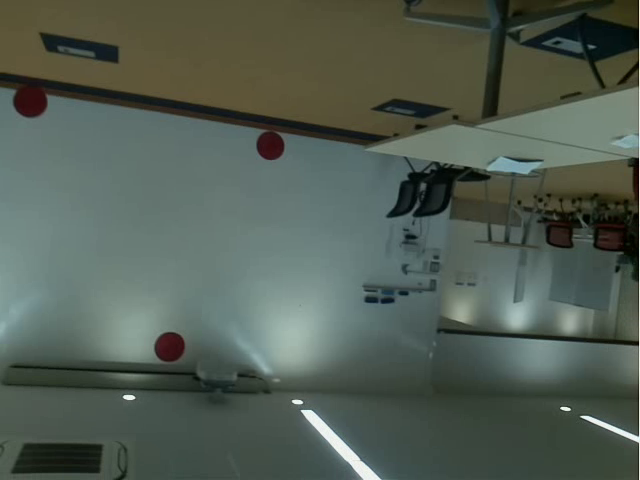
//> input picture flag/b.png, 640 x 480 px
$ ./opencv   (built with g++ and OpenCV 4)
//> lines starting //> are read from the running program, lines starting //| are printed output that depends on the picture; after the words box and inside, x2 and y2 are one past the last pixel; in counts of white or black regions, pixels touching at a corner belong together
#include <iostream>
#include <vector>
#include <random>
#include <string>
#include <stdlib.h>
#include <fstream>
#include <iomanip>
#include <cmath>
#include <opencv2/opencv.hpp>
#include <opencv2/imgproc/types_c.h>
using namespace std;

int main(void) {
	int a=0;
	int b=0;
       	int c=0;
       	int d=255;
       	int e=255;
	int f=255;

	cv::Mat img;
	cv::Mat img2;
	cv::Mat test;

	//filename入力
	img = cv::imread("b.png");
//> img is the input picture: 480 rows x 640 cols, CV_8UC3; mean B, G, R 83.1, 93.3, 82.5

	if (img.empty()) {
		// 画像の中身が空なら終了する
		cout << "not available" <<endl;
		exit(1);
	}


	while(true){

		cv::Mat gray;
		cv::Mat frame;
		int key = cv::waitKey(50);
//> the Esc key is pressed
		bool swflag = false;

		switch (key){//二値化

			case 113://Q
				a = a + 5;
				break;
			case 97://A(255,255,255)

				a = a - 3;
				break;
			case 119://W
				b = b + 5;
				break;
			case 115://S
				b = b - 3;
				break;
			case 101://E
				c = c + 5;
				break;//D
			case 100:
				c = c - 3;
				break;
			case 116://T
				d = d - 5;
				break;
			case 103://G
				d = d + 3;
				break;
			case 121://Y
				e = e - 5;
				break;
			case 104://H
				e = e + 3;
				break;
			case 117://U
				f = f - 5;
				break;
			case 106://J
				f = f + 3;
				break;
			case 32://spaceで撮影
				swflag = true;
				break;
		}

		if (swflag == true){

			//imwrite("range.png",flame);//二値化画像保存
			break;
		}


		printf("(%d,%d,%d)\n", a, b, c);
		printf("(%d,%d,%d)\n", d, e, f);
		cv::cvtColor(img, gray, cv::COLOR_BGR2HSV);
//> gray: 480 rows x 640 cols, CV_8UC3; mean H, S, V 64.5, 57.6, 94.5
		cv::inRange(gray, cv::Scalar(a, b, c), cv::Scalar(d, e, f), frame);
//> frame: 480 rows x 640 cols, CV_8UC1; every value is 255
		cv::erode(frame, frame, cv::Mat(), cv::Point(-1, -1), 2);
		cv::dilate(frame, frame, cv::Mat(), cv::Point(-1, -1), 2);
		cv::imshow("default",img);
		cv::imshow("frame",frame);

	}

	cv::destroyAllWindows();
	cout << "*---------Main Start---------*" << endl;

	cv::Mat intrinsic;
	cv::Mat distcoeffs;

	cv::FileStorage fs("camera2.xml", cv::FileStorage::READ);
	if (!fs.isOpened()){
        	std::cout << "File can not be opened." << std::endl;
        	return -1;
    	}

	fs["intrinsic"] >> intrinsic;
	fs["distortion"] >> distcoeffs;
	fs.release();

	cv::undistort(img, test, intrinsic, distcoeffs);
//> test: 480 rows x 640 cols, CV_8UC3; mean H, S, V 82.7, 92.6, 81.5
	cv::imwrite("undistort.png", test);
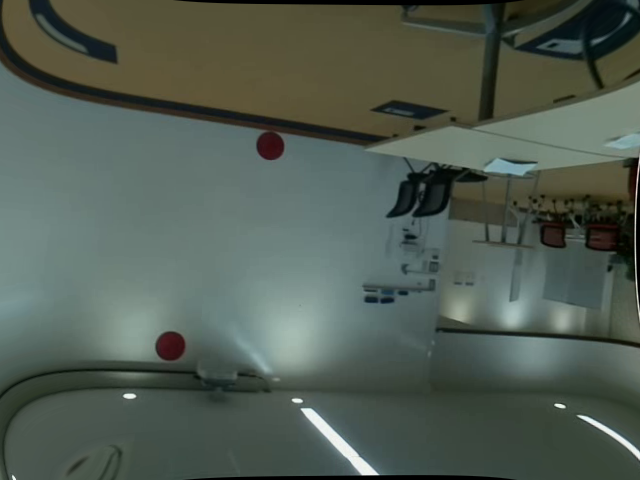
//> saved as undistort.png: 480 rows x 640 cols, CV_8UC3; mean B, G, R 82.7, 92.6, 81.5
	img2 = cv::imread("undistort.png");
	cv::cvtColor(test, test, cv::COLOR_BGR2HSV);
//> test: 480 rows x 640 cols, CV_8UC3; mean H, S, V 64.6, 55.9, 93.6
	cv::inRange(test, cv::Scalar(a, b, c), cv::Scalar(d, e, f), test);
	cv::erode(test, test, cv::Mat(), cv::Point(-1, -1), 2);
	cv::dilate(test, test, cv::Mat(), cv::Point(-1, -1), 2);


	cv::Mat box;

	//輪郭抽出+最大面積抽出
	cv::Point2f center;
      	float radius;
	std::vector<std::vector<cv::Point>> contours;
	cv::findContours(test, contours, CV_RETR_EXTERNAL, CV_CHAIN_APPROX_NONE);
//> contours = 1 contour; box (x1, y1, x2, y2) and area: (0, 0, 640, 480) 306081
	double max_area=0;
	int max_area_contour=-1;
	for(int j=0;j<contours.size();j++){

		double area=cv::contourArea(contours.at(j));
		if(max_area<area){

			max_area=area;
			max_area_contour=j;
		}
	}
//> this loop made 1 pass
//> (area, max_area) on pass 1: (306081, 306081)
//> after the loop, max_area = 306081; max_area_contour = 0

/*
    void imageCb(const sensor_msgs::ImageConstPtr& msg){
      cv::Point2f center, p1;
      float radius;

      cv_bridge::CvImagePtr cv_ptr, cv_ptr2, cv_ptr3;
   */
	// 最大面積を持つ輪郭の最小外接円を取得
	cv::minEnclosingCircle(contours.at(max_area_contour), center, radius);
//> center = Point(319.5, 239.5); radius = 399.3
	cout << radius << endl;
//| 399.3
	//半径で縮尺を求める
	double R = 0.257 / radius;
//> R = 0.000644
	double Rl;
	Rl = R*R;
//> Rl = 4.14e-07
	cout << fixed << setprecision(15) << R << endl;
//| 0.000643626169019
	cout << fixed << setprecision(15) << Rl << endl;
//| 0.000000414254645


	//ラべリング
	cv::Mat LabelImg;
	cv::Mat stats;
	cv::Mat centroids;
	int nLab = cv::connectedComponentsWithStats(test, LabelImg, stats, centroids);
//> LabelImg: 480 rows x 640 cols, CV_32SC1; every value is 1
//> stats = [[-1, 2147483647, 0, 0, 0], [0, 0, 640, 480, 307200]]; centroids = [[nan, nan], [319.5, 239.5]]; nLab = 2


	// 描画色決定
	vector<cv::Vec3b> colors(nLab);
	colors[0] = cv::Vec3b(0, 0, 0);
	for (int i = 1; i < nLab; ++i){

		colors[i] = cv::Vec3b((rand() & 255), (rand() & 255), (rand() & 255));
	}
//> this loop made 1 pass


	//描画
	cv::Mat Dst(test.size(), CV_8UC3);;
	for (int i = 0; i < Dst.rows; ++i){

		int *lb = LabelImg.ptr<int>(i);
		cv::Vec3b *pix = Dst.ptr<cv::Vec3b>(i);
		for (int j = 0; j < Dst.cols; ++j){

			pix[j] = colors[lb[j]];
		}
	}
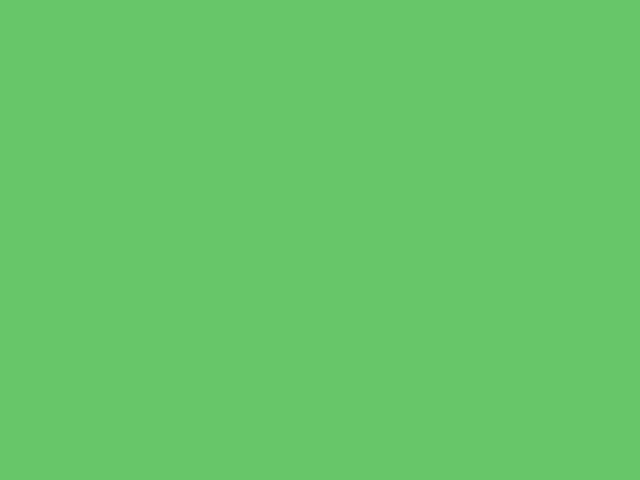
//> Dst: 480 rows x 640 cols, CV_8UC3; mean B, G, R 105, 198, 103

	//重心計算
	double sample_area = max_area*0.4;
//> sample_area = 122432.4
	int sample_area2 = sample_area;
//> sample_area2 = 122432
	int centerX[nLab];
	int centerY[nLab];
	int data =0;
	for (int i = 1; i < nLab; ++i){

		double *param = centroids.ptr<double>(i);
		centerX[i] = static_cast<int>(param[0]);
		centerY[i] = static_cast<int>(param[1]);
		//cv::circle(Dst, cv::Point(centerX[i], centerY[i]), 3, cv::Scalar(0, 0, 255), -1);
		//cv::circle(img2, cv::Point(centerX[i], centerY[i]), 3, cv::Scalar(0, 0, 255), -1);
	}


	// ROIの設定
	int q=0;
	int LastcenterX[nLab] = {};
	int LastcenterY[nLab] = {};
	for (int i = 1; i < nLab; ++i){

		int *param = stats.ptr<int>(i);
		if(param[cv::ConnectedComponentsTypes::CC_STAT_AREA] >= sample_area2){

			int x = param[cv::ConnectedComponentsTypes::CC_STAT_LEFT];
			int y = param[cv::ConnectedComponentsTypes::CC_STAT_TOP];
			int height = param[cv::ConnectedComponentsTypes::CC_STAT_HEIGHT];
			int width = param[cv::ConnectedComponentsTypes::CC_STAT_WIDTH];
			cv::rectangle(Dst, cv::Rect(x, y, width, height), cv::Scalar(0, 255, 0), 2);
			cv::rectangle(img2, cv::Rect(x, y, width, height), cv::Scalar(0, 255, 0), 2);
			cv::circle(Dst, cv::Point(centerX[i], centerY[i]), 3, cv::Scalar(0, 0, 255), -1);
                	cv::circle(img2, cv::Point(centerX[i], centerY[i]), 3, cv::Scalar(0, 0, 255), -1);
			stringstream num;
			num << q;
			cv::putText(Dst, num.str(),cv::Point(x+15, y+35), cv::FONT_HERSHEY_COMPLEX,0.7, cv::Scalar(0, 255, 255), 2);
			cv::putText(img2, num.str(),cv::Point(x+15, y+35), cv::FONT_HERSHEY_COMPLEX,0.7, cv::Scalar(0, 255, 255), 2);
			LastcenterX[q] = centerX[i];
			LastcenterY[q] = centerY[i];
			q = q+1;
		}
	}
//> this loop made 1 pass
//> (x, y, height, width) on pass 1: (0, 0, 480, 640)
//> pass 1, `cv::putText(Dst, num.str(),cv::Point(x+15, y+35), cv::FONT_HERSHEY_COM..`:
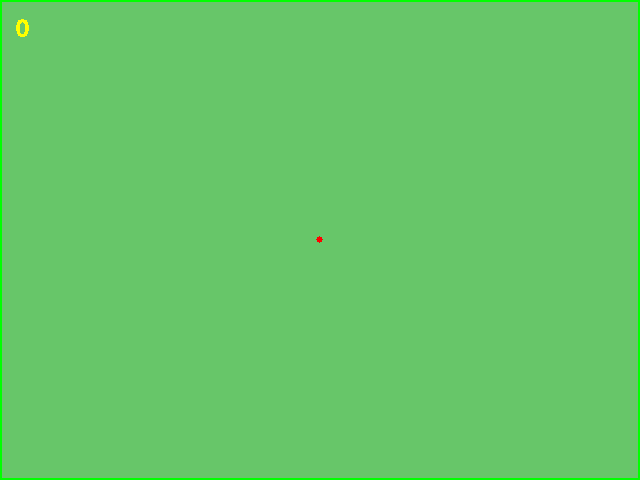
//> Dst: 480 rows x 640 cols, CV_8UC3; 1.51% of pixels changed, all inside (x1, y1, x2, y2) = (0, 0, 640, 480)
//> pass 1, `cv::putText(img2, num.str(),cv::Point(x+15, y+35), cv::FONT_HERSHEY_CO..`:
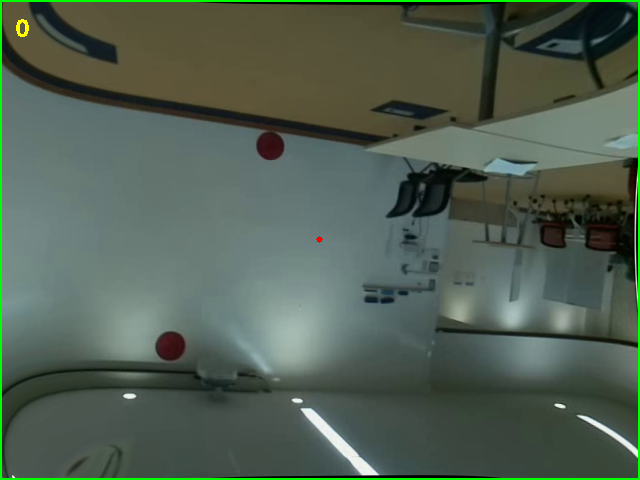
//> img2: 480 rows x 640 cols, CV_8UC3; 1.51% of pixels changed, all inside (x1, y1, x2, y2) = (0, 0, 640, 480)
//> after the loop, q = 1
	//cv::circle(Dst, center, radius, cv::Scalar(0,200,0), 1, 8);
	//cv::imwrite("Dst.png",Dst);//ROIの画像


	double D,E;
	double Are,Are2;
	if(q==3){

		cout << "三角形として認識" << endl;
		//面積を求める
		double s1 = LastcenterX[0]*LastcenterY[1];
		double s2 = LastcenterX[1]*LastcenterY[2];
		double s3 = LastcenterX[2]*LastcenterY[0];
		double s4 = LastcenterX[1]*LastcenterY[0];
		double s5 = LastcenterX[2]*LastcenterY[1];
		double s6 = LastcenterX[0]*LastcenterY[2];
		D = fabs((s1+s2+s3-s4-s5-s6)/2);
		//線描画
		line(Dst, cv::Point(LastcenterX[0], LastcenterY[0]), cv::Point(LastcenterX[1], LastcenterY[1]), cv::Scalar(255,0,0), 1, 8); //(100,300)と(400,300)を結ぶ太さ10の青色直線
		line(Dst, cv::Point(LastcenterX[1], LastcenterY[1]), cv::Point(LastcenterX[2], LastcenterY[2]), cv::Scalar(255,0,0), 1, 8); //(100,300)と(400,300)を結ぶ太さ10の青色直線
   		line(Dst, cv::Point(LastcenterX[2], LastcenterY[2]), cv::Point(LastcenterX[0], LastcenterY[0]), cv::Scalar(255,0,0), 1, 8); //(100,300)と(400,300)を結ぶ太さ10の青色直線
 		line(img2, cv::Point(LastcenterX[0], LastcenterY[0]), cv::Point(LastcenterX[1], LastcenterY[1]), cv::Scalar(255,0,0), 1, 8); //(100,300)と(400,300)を結ぶ太さ10の青色直線
                line(img2, cv::Point(LastcenterX[1], LastcenterY[1]), cv::Point(LastcenterX[2], LastcenterY[2]), cv::Scalar(255,0,0), 1, 8); //(100,300)と(400,300)を結ぶ太さ10の青色直線
                line(img2, cv::Point(LastcenterX[2], LastcenterY[2]), cv::Point(LastcenterX[0], LastcenterY[0]), cv::Scalar(255,0,0), 1, 8); //(100,300)と(400,300)を結ぶ太さ10の青色直線

		cv::imwrite("Dst3.png",Dst);
		cv::imwrite("Ds3.png",img2);

		//縮尺をもとに算出
                Are = D*Rl;
		cout << "are=" <<fixed << setprecision(15) << D << endl;
            	cout << "最終面積は" << fixed << setprecision(15) << Are << "m^2"<< endl;

		fstream fs;

	        fs.open("output3.txt", ios::out);
        	if(! fs.is_open()) {
                	return EXIT_FAILURE;
        	}

        	fs << "番号　重心位置[X, Y]" << endl;
        	fs << "1" << "," << LastcenterX[0] <<", " << LastcenterY[0] << endl;
        	fs << "2" << "," << LastcenterX[1] <<", " << LastcenterY[1] << endl;
        	fs << "3" << "," << LastcenterX[2] <<", " << LastcenterY[2] << endl;

        	fs << "縮尺[実寸/画像内]" << endl;
        	fs << R << endl;

        	fs << "面積[m^2]" << endl;
        	fs <<  Are << endl;

        	// 改行。そして書き出す
        	// close() で暗黙的に書き出す (閉じるときにバッファをすべて書き出してくれる)
        	fs.close();


	}else if(q==4){

		cout << "四角形として認識" << endl;
		//面積を求める
                double m1 = LastcenterX[0]*(LastcenterY[3]-LastcenterY[1]);
                double m2 = LastcenterX[1]*(LastcenterY[0]-LastcenterY[2]);
                double m3 = LastcenterX[2]*(LastcenterY[1]-LastcenterY[3]);
                double m4 = LastcenterX[3]*(LastcenterY[2]-LastcenterY[0]);

                E = fabs((m1+m2+m3+m4)/2);

		//線描画
                line(Dst, cv::Point(LastcenterX[0], LastcenterY[0]), cv::Point(LastcenterX[1], LastcenterY[1]), cv::Scalar(255,0,0), 1, 8); //(100,300)と(400,300)を結ぶ太さ10の青色直線
                line(Dst, cv::Point(LastcenterX[0], LastcenterY[0]), cv::Point(LastcenterX[2], LastcenterY[2]), cv::Scalar(255,0,0), 1, 8); //(100,300)と(400,300)を結ぶ太さ10の青色直線
                line(Dst, cv::Point(LastcenterX[1], LastcenterY[1]), cv::Point(LastcenterX[3], LastcenterY[3]), cv::Scalar(255,0,0), 1, 8); //(100,300)と(400,300)を結ぶ太さ10の青色直線
		line(Dst, cv::Point(LastcenterX[2], LastcenterY[2]), cv::Point(LastcenterX[3], LastcenterY[3]), cv::Scalar(255,0,0), 1, 8); //(100,300)と(400,300)を結ぶ太さ10の青色直線
                line(img2, cv::Point(LastcenterX[0], LastcenterY[0]), cv::Point(LastcenterX[1], LastcenterY[1]), cv::Scalar(255,0,0), 1, 8); //(100,300)と(400,300)を結ぶ太さ10の青色直線
                line(img2, cv::Point(LastcenterX[0], LastcenterY[0]), cv::Point(LastcenterX[2], LastcenterY[2]), cv::Scalar(255,0,0), 1, 8); //(100,300)と(400,300)を結ぶ太さ10の青色直線
                line(img2, cv::Point(LastcenterX[1], LastcenterY[1]), cv::Point(LastcenterX[3], LastcenterY[3]), cv::Scalar(255,0,0), 1, 8); //(100,300)と(400,300)を結ぶ太さ10の青色直線
                line(img2, cv::Point(LastcenterX[2], LastcenterY[2]), cv::Point(LastcenterX[3], LastcenterY[3]), cv::Scalar(255,0,0), 1, 8); //(100,300)と(400,300)を結ぶ太さ10の青色直線

		cv::imwrite("Dst4.png",Dst);
		cv::imwrite("Ds4.png",img2);

		//縮尺をもとに算出
                Are2 = E*Rl;
		cout << "are=" <<fixed << setprecision(15) << E << endl;
                cout << "最終面積は" << fixed << setprecision(15) << Are2 << "m^2"<< endl;

                fstream fs;

                fs.open("output4.txt", ios::out);
                if(! fs.is_open()) {
                        return EXIT_FAILURE;
                }

                fs << "番号　重心位置[X, Y]" << endl;
                fs << "1" << "," << LastcenterX[0] <<", " << LastcenterY[0] << endl;
                fs << "2" << "," << LastcenterX[1] <<", " << LastcenterY[1] << endl;
                fs << "3" << "," << LastcenterX[2] <<", " << LastcenterY[2] << endl;
		fs << "4" << "," << LastcenterX[3] <<", " << LastcenterY[3] << endl;

                fs << "縮尺[実寸/画像内]" << endl;
                fs << R << endl;

                fs << "面積[m^2]" << endl;
                fs <<  Are2 << endl;

                // 改行。そして書き出す
                // close() で暗黙的に書き出す (閉じるときにバッファをすべて書き出してくれる)
                fs.close();


	}else{

		cout <<"too more lab!!"<< endl;
		cv::imwrite("fail.png",Dst);
	}


	return 0;
}

$ run again, with flag/a.png copied over flag/b.png
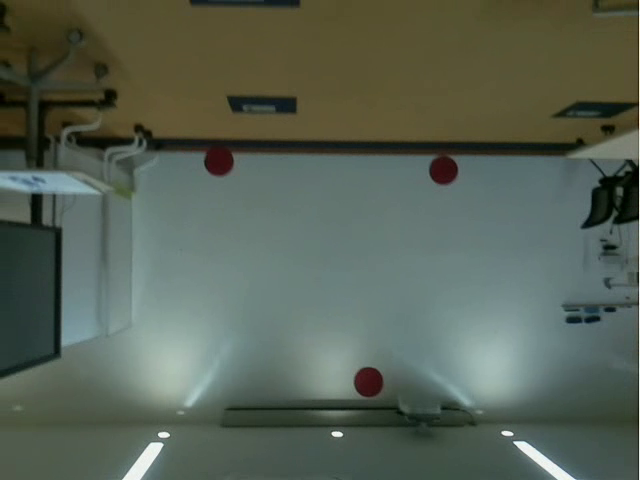
//> input picture flag/a.png, 640 x 480 px
//> img is the input picture: 480 rows x 640 cols, CV_8UC3; mean B, G, R 84.8, 97.6, 87.4
//> gray: 480 rows x 640 cols, CV_8UC3; mean H, S, V 62, 67.6, 99.6
//> frame: 480 rows x 640 cols, CV_8UC1; every value is 255
//> `cv::imwrite("undistort.png", test);`:
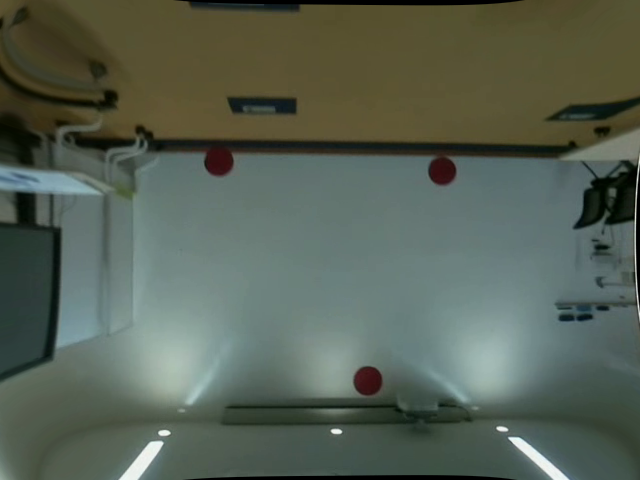
//> saved as undistort.png: 480 rows x 640 cols, CV_8UC3; mean B, G, R 84, 96.6, 86.6
//> contours = 1 contour; box (x1, y1, x2, y2) and area: (0, 0, 640, 480) 306081
//> the loop `for(int j=0;j<contours.size();j++)` made 1 pass
//> (area, max_area) on pass 1: (306081, 306081)
//> after the loop `for(int j=0;j<contours.size();j++)`: max_area = 306081; max_area_contour = 0
//> center = Point(319.5, 239.5); radius = 399.3
//| 399.3
//> R = 0.000644
//> Rl = 4.14e-07
//| 0.000643626169019
//| 0.000000414254645
//> LabelImg: 480 rows x 640 cols, CV_32SC1; every value is 1
//> stats = [[-1, 2147483647, 0, 0, 0], [0, 0, 640, 480, 307200]]; centroids = [[nan, nan], [319.5, 239.5]]; nLab = 2
//> the loop `for (int i = 1; i < nLab; ++i)` made 1 pass
//> sample_area = 122432.4
//> sample_area2 = 122432
//> the loop `for (int i = 1; i < nLab; ++i)` made 1 pass
//> (x, y, height, width) on pass 1: (0, 0, 480, 640)
//> pass 1, `cv::putText(img2, num.str(),cv::Point(x+15, y+35), cv::FONT_HERSHEY_CO..`:
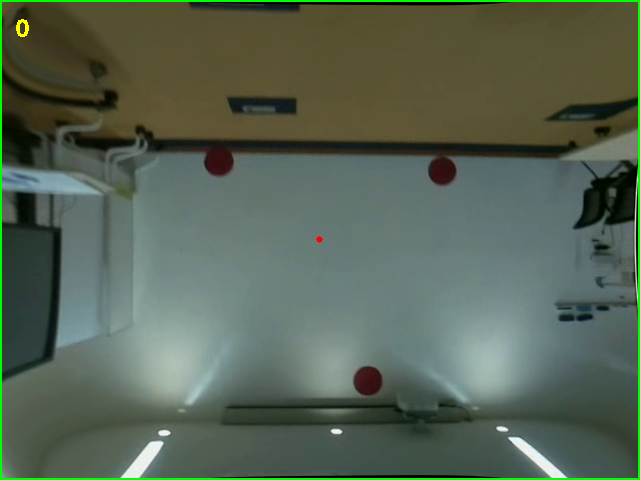
//> img2: 480 rows x 640 cols, CV_8UC3; 1.51% of pixels changed, all inside (x1, y1, x2, y2) = (0, 0, 640, 480)
//> after the loop `for (int i = 1; i < nLab; ++i)`: q = 1

$ run again, with flag/c.png copied over flag/b.png
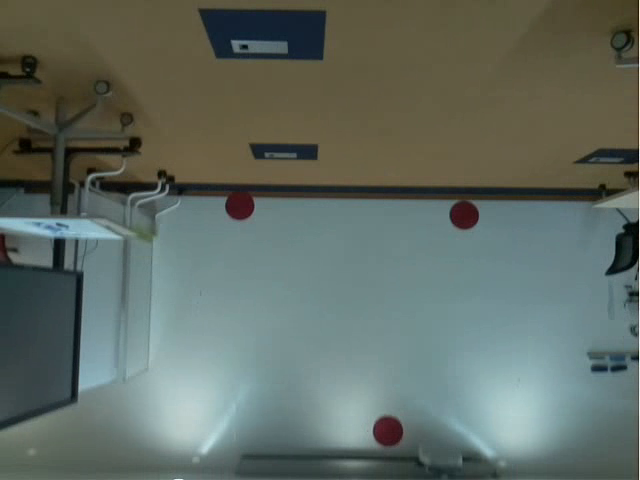
//> input picture flag/c.png, 640 x 480 px
//> img is the input picture: 480 rows x 640 cols, CV_8UC3; mean B, G, R 99.4, 107.4, 96.8
//> gray: 480 rows x 640 cols, CV_8UC3; mean H, S, V 65.4, 65.3, 111.4
//> frame: 480 rows x 640 cols, CV_8UC1; every value is 255
//> `cv::imwrite("undistort.png", test);`:
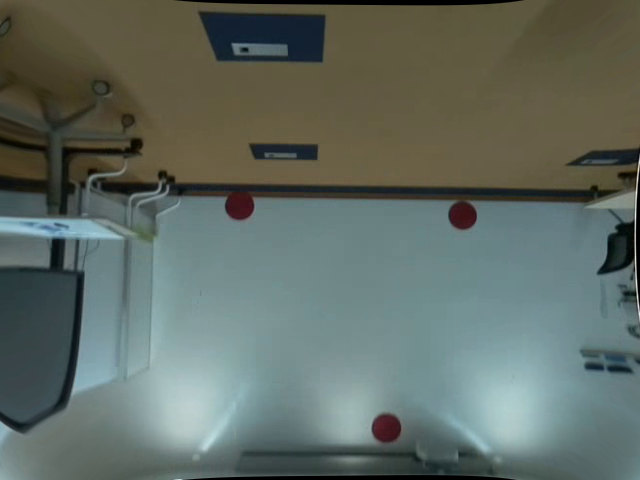
//> saved as undistort.png: 480 rows x 640 cols, CV_8UC3; mean B, G, R 99.1, 106.7, 96.1
//> contours = 1 contour; box (x1, y1, x2, y2) and area: (0, 0, 640, 480) 306081
//> the loop `for(int j=0;j<contours.size();j++)` made 1 pass
//> (area, max_area) on pass 1: (306081, 306081)
//> after the loop `for(int j=0;j<contours.size();j++)`: max_area = 306081; max_area_contour = 0
//> center = Point(319.5, 239.5); radius = 399.3
//| 399.3
//> R = 0.000644
//> Rl = 4.14e-07
//| 0.000643626169019
//| 0.000000414254645
//> LabelImg: 480 rows x 640 cols, CV_32SC1; every value is 1
//> stats = [[-1, 2147483647, 0, 0, 0], [0, 0, 640, 480, 307200]]; centroids = [[nan, nan], [319.5, 239.5]]; nLab = 2
//> the loop `for (int i = 1; i < nLab; ++i)` made 1 pass
//> sample_area = 122432.4
//> sample_area2 = 122432
//> the loop `for (int i = 1; i < nLab; ++i)` made 1 pass
//> (x, y, height, width) on pass 1: (0, 0, 480, 640)
//> pass 1, `cv::putText(img2, num.str(),cv::Point(x+15, y+35), cv::FONT_HERSHEY_CO..`:
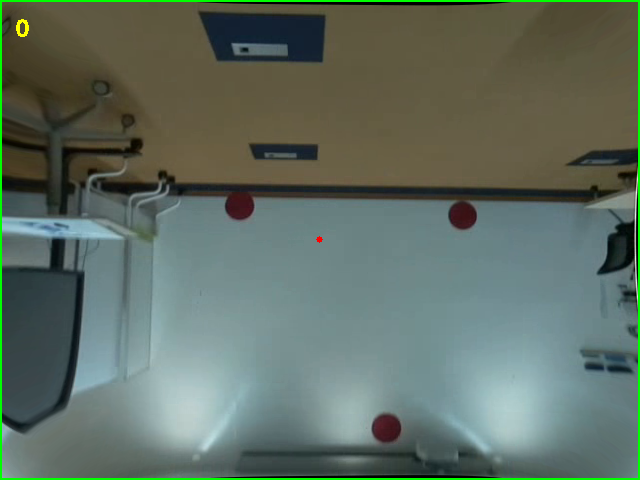
//> img2: 480 rows x 640 cols, CV_8UC3; 1.51% of pixels changed, all inside (x1, y1, x2, y2) = (0, 0, 640, 480)
//> after the loop `for (int i = 1; i < nLab; ++i)`: q = 1
